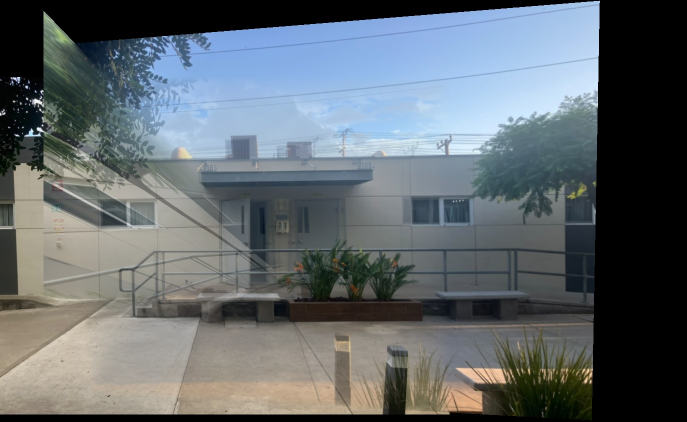
#> input picture Resultados_Completos/Adame.jpg, 1374 x 843 px, given in place of ->, which was not available (shown at 1/2 size)
$ python Rectificar.py '->' 'Resultados_Completos/*' y resultados/panorama.jpg
#> lines starting #> are read from the running program, lines starting #| are printed output that depends on the picture; after the words box and inside, x2 and y2 are one past the last pixel; in counts of white or black regions, pixels touching at a corner belong together; pictures that were not available may be replaced by others from this repository, and a replacement may not be noted
#> further down, img is the input picture: shape (843, 1374, 3); mean R, G, B 97, 104.4, 109
### Panorama.py
import os
import sys
import numpy as np
from PIL import Image, ImageOps

import ORB
import Hamming
import Homografia


ANCHO_MAX = 1000
LIENZO_MAX = 8000


# Paso 1: endereza la foto (EXIF) y la reduce
# [54 lines left out: functions preparar_imagen, invertir_3x3, traslacion, calcular_lienzo, not called in this run]


# Paso 7: interpolacion (vecino o bilineal)
def interpolar(img, xs, ys, metodo="bilineal"):
    alto, ancho = img.shape[:2]
    dentro = (xs >= 0) & (xs <= ancho - 1) & (ys >= 0) & (ys <= alto - 1)

    if metodo == "vecino":
        xi = np.clip(np.round(xs).astype(int), 0, ancho - 1)
        yi = np.clip(np.round(ys).astype(int), 0, alto - 1)
        return img[yi, xi], dentro

    x0 = np.clip(np.floor(xs).astype(int), 0, ancho - 1)
    y0 = np.clip(np.floor(ys).astype(int), 0, alto - 1)
    x1 = np.clip(x0 + 1, 0, ancho - 1)
    y1 = np.clip(y0 + 1, 0, alto - 1)

    wx = (xs - x0)[..., None]
    wy = (ys - y0)[..., None]

    arriba = (1 - wx) * img[y0, x0] + wx * img[y0, x1]
    abajo = (1 - wx) * img[y1, x0] + wx * img[y1, x1]
    return (1 - wy) * arriba + wy * abajo, dentro


# Paso 5: mapeo inverso con H inversa
# [110 lines left out: functions transformar_imagen, unir, panorama, not called in this run]


# python Panorama.py IMG/1.jpg IMG/2.jpg IMG/3.jpg
# [9 lines that do not run on import are left out]

### Rectificar.py
import os
import sys
import glob
import numpy as np
from PIL import Image, ImageDraw

from Panorama import interpolar


TOLERANCIA = 15        # diferencia minima contra el color de fondo
ANCHO_BUSQUEDA = 600   # ancho reducido para buscar el rectangulo (mas rapido)
ALTURA_MIN = 0.5       # columnas con menos de esta fraccion de la altura maxima se descartan
ANCHO_COLLAGE = 2000


# Paso 1: mascara de pixeles validos
# El fondo es el color de las esquinas (negro o blanco segun la imagen)
def mascara_valida(img):
    esquinas = np.array([img[0, 0], img[0, -1], img[-1, 0], img[-1, -1]], dtype=np.float32)
#> esquinas = [[0, 0, 0], [0, 0, 0], [0, 0, 0], [0, 0, 0]]
    fondo = np.median(esquinas, axis=0)
#> fondo = [0, 0, 0]
    diferencia = np.abs(img.astype(np.float32) - fondo).max(axis=2)
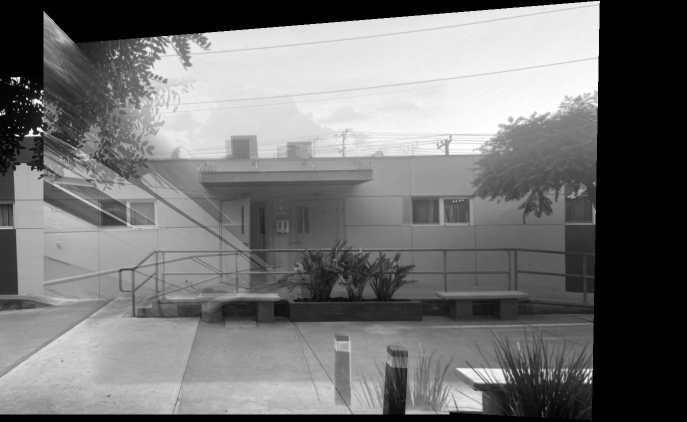
#> diferencia: shape (843, 1374) float32 (shown at 1/2 size); min 0, max 255, mean 115.7
    return rellenar_huecos(diferencia > TOLERANCIA)


# Pixeles oscuros dentro de la foto (noche, sombras) quedan como "fondo".
# Solucion simple: por columna y por fila, todo lo que esta entre el primer
# y el ultimo pixel valido cuenta como valido. Se cruzan ambas mascaras.
def entre_extremos(mascara):
    hay_algo = mascara.any(axis=0)
    primero = np.argmax(mascara, axis=0)
#> primero = 1374 values, max 217 at index 5, min 0 at index 1200, mean 46.28
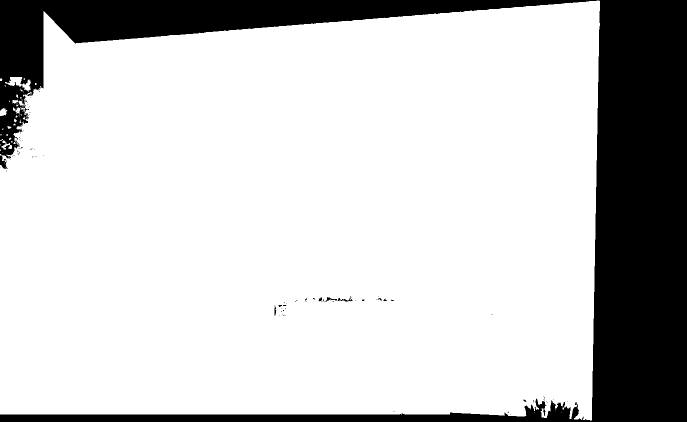
#> mascara: shape (843, 1374) bool (shown at 1/2 size); 79.2% white; 95 black regions (88 under 20 px), largest, box (x1, y1, x2, y2) and area: (0, 0, 1374, 843) 240516, (675, 592, 705, 603) 96, (649, 594, 674, 603) 76
    ultimo = mascara.shape[0] - 1 - np.argmax(mascara[::-1], axis=0)
#> ultimo = 1374 values, max 842 at index 1200, min 51 at index 1199, mean 824.4
    filas = np.arange(mascara.shape[0])[:, None]
    return (filas >= primero) & (filas <= ultimo) & hay_algo
#> returned value: shape (843, 1374) bool; 79.8% white; 1 black region, box (x1, y1, x2, y2) and area: (0, 0, 1374, 843) 234460


def rellenar_huecos(mascara):
    por_columna = entre_extremos(mascara)
    por_fila = entre_extremos(mascara.T).T
#> in entre_extremos (call 2), `primero = np.argmax(mascara, axis=0)`: primero = 843 values, max 1193 at index 1, min 0 at index 0, mean 59.75
#> in entre_extremos (call 2), `primero = np.argmax(mascara, axis=0)`:
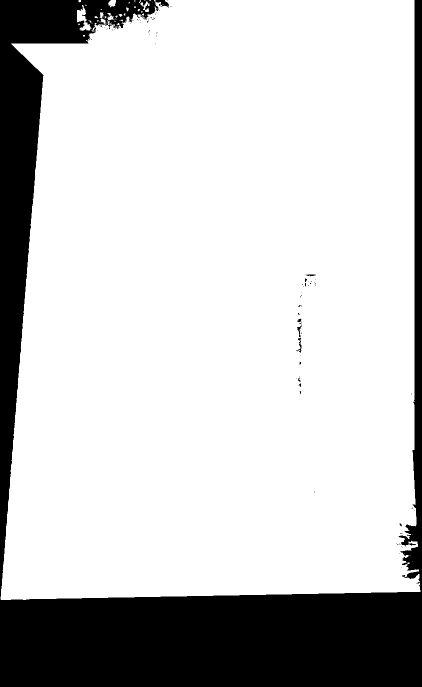
#> mascara: shape (1374, 843) bool (shown at 1/2 size); 79.2% white; 95 black regions (88 under 20 px), largest, box (x1, y1, x2, y2) and area: (0, 0, 843, 1374) 240516, (592, 675, 603, 705) 96, (594, 649, 603, 674) 76
#> in entre_extremos (call 2), `ultimo = mascara.shape[0] - 1 - np.argmax(mascara[::-1], axis=0)`: ultimo = 843 values, max 1373 at index 0, min 1183 at index 795, mean 1191.3
#> por_fila: shape (843, 1374) bool; 82.1% white; 9 black regions (1 under 20 px), largest, box (x1, y1, x2, y2) and area: (0, 0, 1374, 843) 204348, (0, 162, 58, 221) 1758, (0, 232, 47, 269) 1044
    return por_columna & por_fila
#> returned value: shape (843, 1374) bool; 79.5% white; 8 black regions (1 under 20 px), largest, box (x1, y1, x2, y2) and area: (0, 0, 1374, 843) 235999, (0, 232, 47, 269) 1044, (0, 270, 32, 281) 172


# Rectangulo mas grande lleno de unos (algoritmo del histograma con pila)
# Regresa x, y, ancho, alto
def mayor_rectangulo(mascara):
    alto, ancho = mascara.shape
    alturas = np.zeros(ancho, dtype=int)
    mejor = (0, 0, 0, 0, 0)  # area, x, y, ancho, alto

    for fila in range(alto):
        # Cuantos unos seguidos hay hacia arriba en cada columna
        alturas = np.where(mascara[fila], alturas + 1, 0)
        pila = []  # (columna de inicio, altura)
        for x in range(ancho + 1):
            h = alturas[x] if x < ancho else 0
            inicio = x
            while pila and pila[-1][1] >= h:
                inicio, h_pila = pila.pop()
                area = h_pila * (x - inicio)
                if area > mejor[0]:
                    mejor = (area, inicio, fila - h_pila + 1, x - inicio, h_pila)
            pila.append((inicio, h))
    return mejor[1:]


# Opcion A: recortar el rectangulo mas grande (no deforma, pierde bordes)
def recortar(img, mascara):
    alto, ancho = mascara.shape
    escala = ancho / ANCHO_BUSQUEDA
    alto_chico = max(1, int(alto / escala))

    # Reducir la mascara; solo cuenta como valido si todo el bloque era valido
    chica = Image.fromarray((mascara * 255).astype(np.uint8))
    chica = np.array(chica.resize((ANCHO_BUSQUEDA, alto_chico), Image.BILINEAR)) > 250
#> chica: shape (368, 600) bool; 78.8% white; 3 black regions (1 under 20 px), largest, box (x1, y1, x2, y2) and area: (0, 0, 600, 368) 46401, (0, 101, 21, 145) 468

    x, y, w, h = mayor_rectangulo(chica)
#> after the loop in mayor_rectangulo, `for fila in range(alto):`: mejor = (147870, 39, 39, 477, 310)
#> x = 39; y = 39; w = 477; h = 310

    # Regresar a la escala original con un margen de 2 px
    x0 = int(np.ceil(x * escala)) + 2
#> x0 = 92
    y0 = int(np.ceil(y * escala)) + 2
#> y0 = 92
    x1 = int((x + w) * escala) - 2
#> x1 = 1179
    y1 = int((y + h) * escala) - 2
#> y1 = 797
    return img[y0:y1, x0:x1]
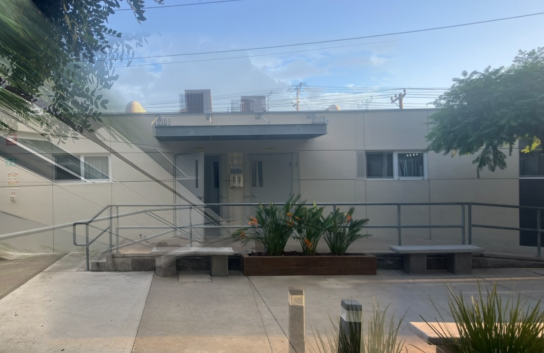
#> returned value: shape (705, 1087, 3) (shown at 1/2 size); mean of channels 0, 1, 2 120.5, 130.1, 135.8; drawn as R, G, B


# Suaviza una curva: mediana (quita picos) y luego promedio (quita escalones)
def suavizar(valores, ventana=41):
    relleno = np.pad(valores.astype(np.float64), ventana // 2, mode="edge")
    mediana = np.median(np.lib.stride_tricks.sliding_window_view(relleno, ventana), axis=1)
    relleno = np.pad(mediana, ventana // 2, mode="edge")
    return np.convolve(relleno, np.ones(ventana) / ventana, mode="valid")


# Opcion B: estirar cada columna para llenar todo el alto (no pierde contenido, deforma)
def estirar(img, mascara):
    alto = mascara.shape[0]
    hay_algo = mascara.any(axis=0)
    arriba = np.argmax(mascara, axis=0)
#> arriba = 1374 values, max 217 at index 5, min 0 at index 1200, mean 46.28
    abajo = alto - 1 - np.argmax(mascara[::-1], axis=0)
#> abajo = 1374 values, max 842 at index 1200, min 51 at index 1199, mean 824.4
    altura = np.where(hay_algo, abajo - arriba, 0)
#> altura = 1374 values, max 838 at index 1180, min 0 at index 1200, mean 671.5

    # Quedarse con el tramo de columnas suficientemente altas
    buenas = np.where(altura >= ALTURA_MIN * altura.max())[0]
#> buenas = 1192 values from 0 to 1191
    c0, c1 = buenas[0], buenas[-1] + 1
#> c0 = 0; c1 = 1192

    # Suavizar los bordes para que las lineas no salgan onduladas
    ventana = max(5, (c1 - c0) // 40) | 1  # impar
#> ventana = 29
    arriba = suavizar(arriba[c0:c1], ventana)
#> in suavizar, `relleno = np.pad(valores.astype(np.float64), ventana // 2, mode="edge")`: relleno = 1220 values, max 217 at index 19, min 2 at index 1192, mean 53.94
#> in suavizar, `mediana = np.median(np.lib.stride_tricks.sliding_window_view(relleno, ..`: mediana = 1192 values, max 177 at index 72, min 2 at index 1178, mean 53.11
#> in suavizar, `relleno = np.pad(mediana, ventana // 2, mode="edge")`: relleno = 1220 values, max 177 at index 86, min 2 at index 1192, mean 53.72
#> arriba = 1192 values, max 172.7 at index 69, min 2.03 at index 1191, mean 53.11
    abajo = suavizar(abajo[c0:c1], ventana)
#> abajo = 1192 values, max 838.5 at index 1168, min 576.2 at index 1191, mean 825.4
    alto_salida = int(np.median(abajo - arriba))
#> alto_salida = 778

    # Mapeo inverso: cada pixel de salida sabe de donde leer en la original
    t = np.linspace(0, 1, alto_salida)[:, None]
    ys = arriba[None, :] + t * (abajo - arriba)[None, :]
    xs = np.broadcast_to(np.arange(c0, c1)[None, :], ys.shape).astype(np.float64)

    colores, _ = interpolar(img.astype(np.float32), xs, ys, "bilineal")
#> in interpolar, `y0 = np.clip(np.floor(ys).astype(int), 0, alto - 1)`:
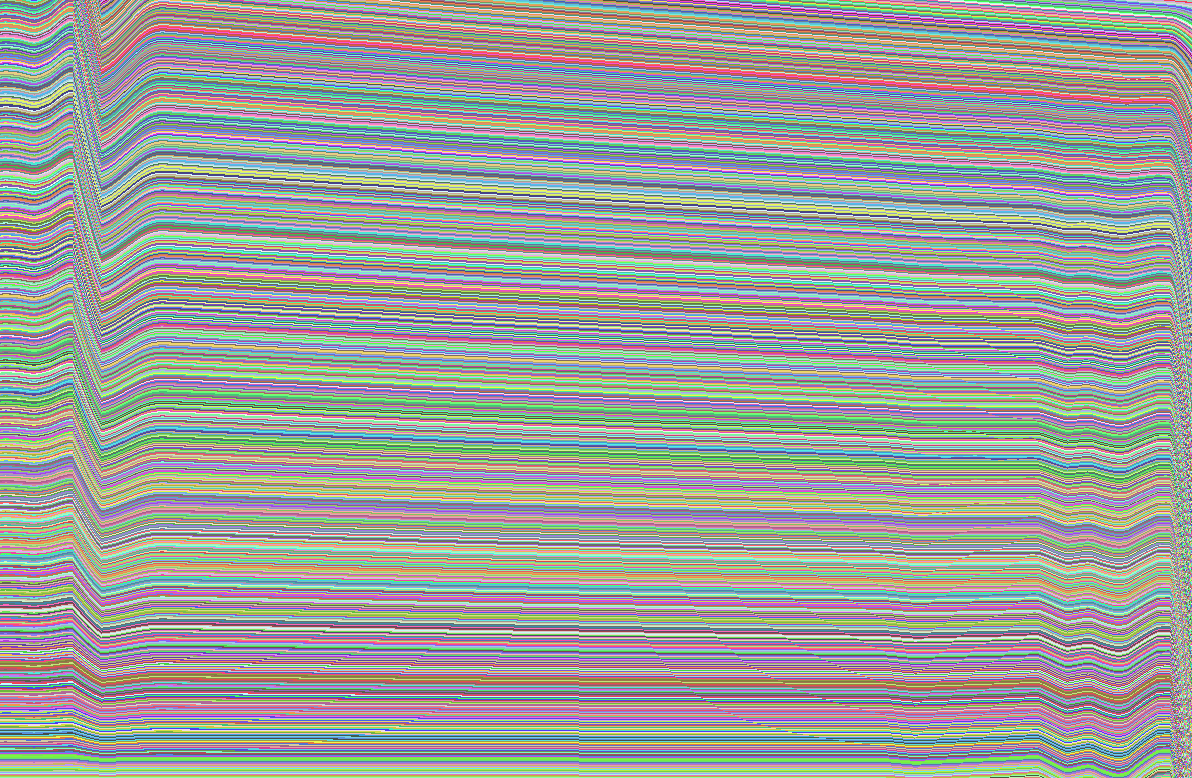
#> y0: shape (778, 1192) int64; 837 distinct labels, from 2 to 838; one colour per label, 0 black
#> in interpolar, `wy = (ys - y0)[..., None]`:
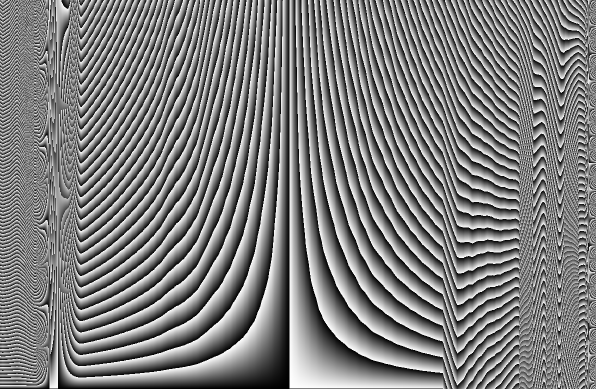
#> wy: shape (778, 1192, 1) float64 (shown at 1/2 size); min 0, max 1, mean 0.499
#> in interpolar, `arriba = (1 - wx) * img[y0, x0] + wx * img[y0, x1]`:
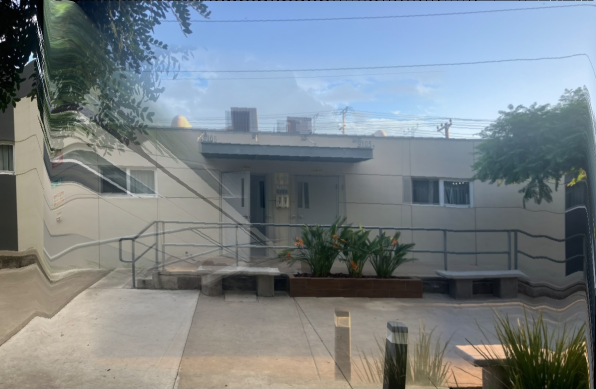
#> arriba: shape (778, 1192, 3) float64 (shown at 1/2 size); mean of channels 0, 1, 2 121.5, 130.5, 135.9; drawn as R, G, B
    return np.clip(colores, 0, 255).astype(np.uint8)
#> returned value: shape (778, 1192, 3)


# Paso final: juntar todos los resultados en una sola imagen (uno debajo del otro)
def collage(imagenes, nombres, separacion=20):
    filas = []
    for img, nombre in zip(imagenes, nombres):
        alto = int(img.shape[0] * ANCHO_COLLAGE / img.shape[1])
        fila = Image.fromarray(img).resize((ANCHO_COLLAGE, alto), Image.BILINEAR)
        ImageDraw.Draw(fila).text((15, 15), nombre, fill=(255, 255, 0))
        filas.append(fila)

    alto_total = sum(f.height for f in filas) + separacion * (len(filas) - 1)
    lienzo = Image.new("RGB", (ANCHO_COLLAGE, alto_total), (255, 255, 255))
    y = 0
    for fila in filas:
        lienzo.paste(fila, (0, y))
        y += fila.height + separacion
    return lienzo


# Igual que collage pero uno al lado del otro, todos con la misma altura
def collage_horizontal(imagenes, nombres, alto=800, separacion=20):
    columnas = []
    for img, nombre in zip(imagenes, nombres):
        ancho = int(img.shape[1] * alto / img.shape[0])
        col = Image.fromarray(img).resize((ancho, alto), Image.BILINEAR)
        ImageDraw.Draw(col).text((15, 15), nombre, fill=(255, 255, 0))
        columnas.append(col)

    ancho_total = sum(c.width for c in columnas) + separacion * (len(columnas) - 1)
    lienzo = Image.new("RGB", (ancho_total, alto), (255, 255, 255))
    x = 0
    for col in columnas:
        lienzo.paste(col, (x, 0))
        x += col.width + separacion
    return lienzo


# python Rectificar.py                       -> Resultados_Completos/* y resultados/panorama.jpg
# python Rectificar.py a.jpg b.jpg ...      -> solo esas
if __name__ == "__main__":
    if len(sys.argv) > 1:
        rutas = sys.argv[1:]
    else:
        rutas = sorted(glob.glob(os.path.join("Resultados_Completos", "*.jpg")))
        if os.path.exists(os.path.join("resultados", "panorama.jpg")):
            rutas.append(os.path.join("resultados", "panorama.jpg"))

    carpeta = "Resultados_Rectificados"
    os.makedirs(carpeta, exist_ok=True)

    recortes, estiradas, nombres = [], [], []
    for ruta in rutas:
        nombre = os.path.splitext(os.path.basename(ruta))[0]
        img = np.array(Image.open(ruta).convert("RGB"))
        mascara = mascara_valida(img)

        rec = recortar(img, mascara)
        est = estirar(img, mascara)
        Image.fromarray(rec).save(os.path.join(carpeta, nombre + "_recorte.jpg"), quality=95)
        Image.fromarray(est).save(os.path.join(carpeta, nombre + "_estirada.jpg"), quality=95)
        print("%s: original %s  recorte %s  estirada %s" % (nombre, img.shape[:2], rec.shape[:2], est.shape[:2]))
#| ->: original (843, 1374)  recorte (705, 1087)  estirada (778, 1192)

        recortes.append(rec)
        estiradas.append(est)
        nombres.append(nombre)
#> pass 2 of the loop `for ruta in rutas:`:
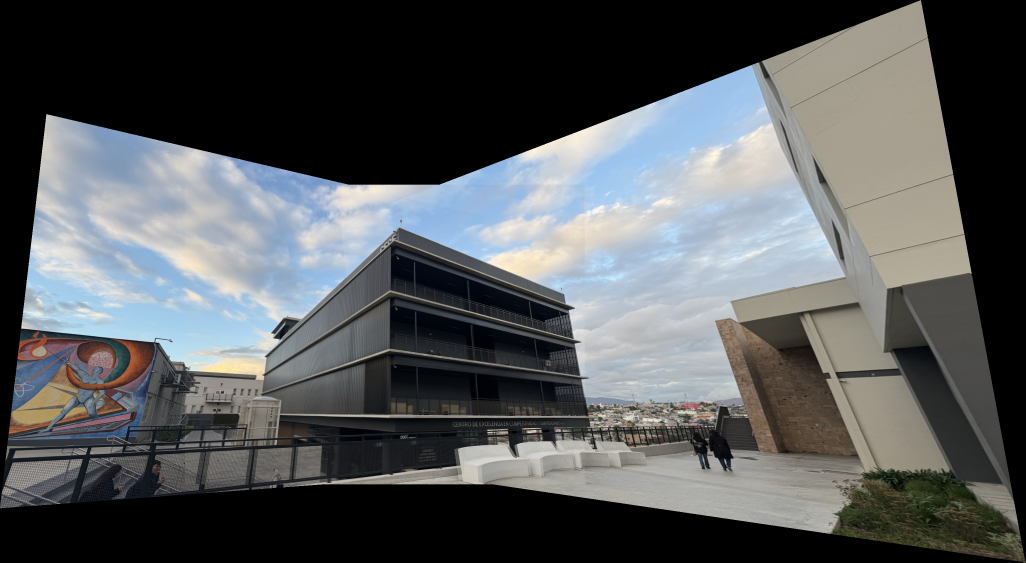
#> input picture Resultados_Completos/Bucio.jpg, 3076 x 1687 px, given in place of *, which was not available (shown at 1/3 size)
#> img is the input picture: shape (1687, 3076, 3); mean R, G, B 85.2, 88, 89.6
#> diferencia: shape (1687, 3076) float32
#> primero = 3076 values, max 1684 at index 3075, min 0 at index 2762, mean 439.2
#> in entre_extremos (call 3), `primero = np.argmax(mascara, axis=0)`:
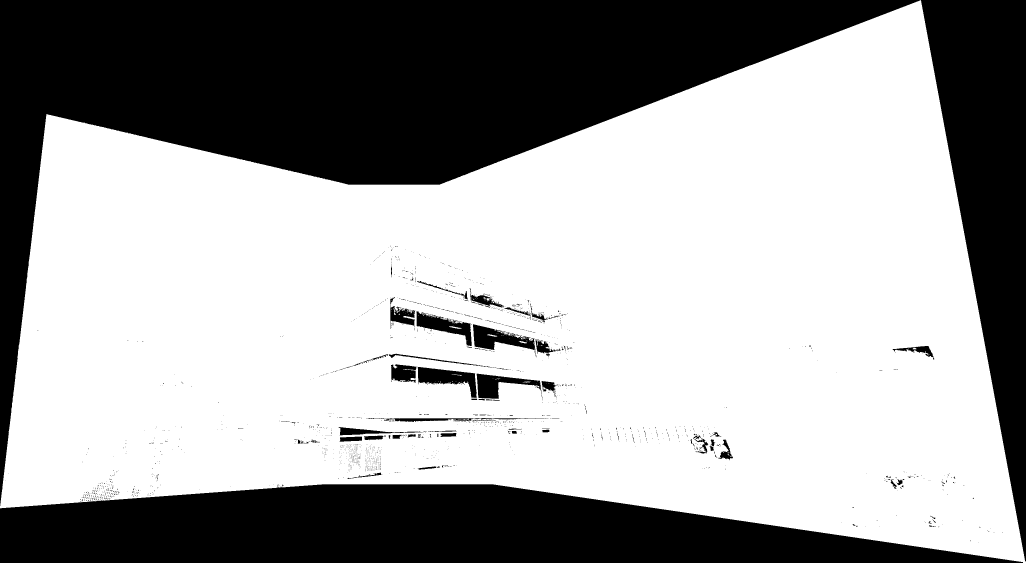
#> mascara: shape (1687, 3076) bool (shown at 1/3 size); 63.2% white; 2016 black regions (1923 under 20 px), largest, box (x1, y1, x2, y2) and area: (0, 0, 2762, 1518) 1086877, (0, 1453, 3069, 1687) 497496, (2763, 0, 3076, 1684) 264191
#> ultimo = 3076 values, max 1686 at index 3069, min 1452 at index 965, mean 1524.3
#> ys: shape (1089, 2823) float64
#> xs: shape (1089, 2823) float64
#> wy: shape (1089, 2823, 1) float64
#> in interpolar (call 2), `arriba = (1 - wx) * img[y0, x0] + wx * img[y0, x1]`:
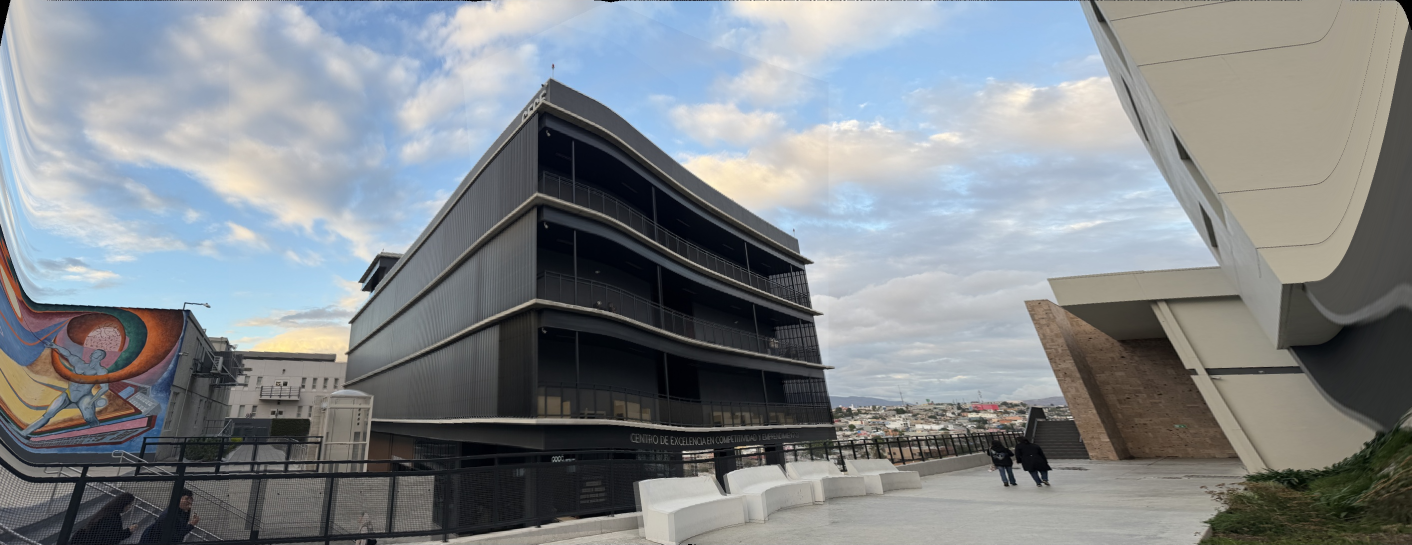
#> arriba: shape (1089, 2823, 3) float64 (shown at 1/2 size); mean of channels 0, 1, 2 130.9, 136, 139.9; drawn as R, G, B
#> colores: shape (1089, 2823, 3) float64
#| *: original (1687, 3076)  recorte (887, 2738)  estirada (1089, 2823)

    collage(recortes, nombres).save(os.path.join(carpeta, "collage_recortes.jpg"), quality=90)
#> in collage, `filas = []`: filas = []
    collage(estiradas, nombres).save(os.path.join(carpeta, "collage_estiradas.jpg"), quality=90)
    collage_horizontal(recortes, nombres).save(os.path.join(carpeta, "tira_recortes.jpg"), quality=90)
    collage_horizontal(recortes, nombres, separacion=0).save(os.path.join(carpeta, "tira_recortes_pegada.jpg"), quality=90)
    print("Listo:", carpeta)
